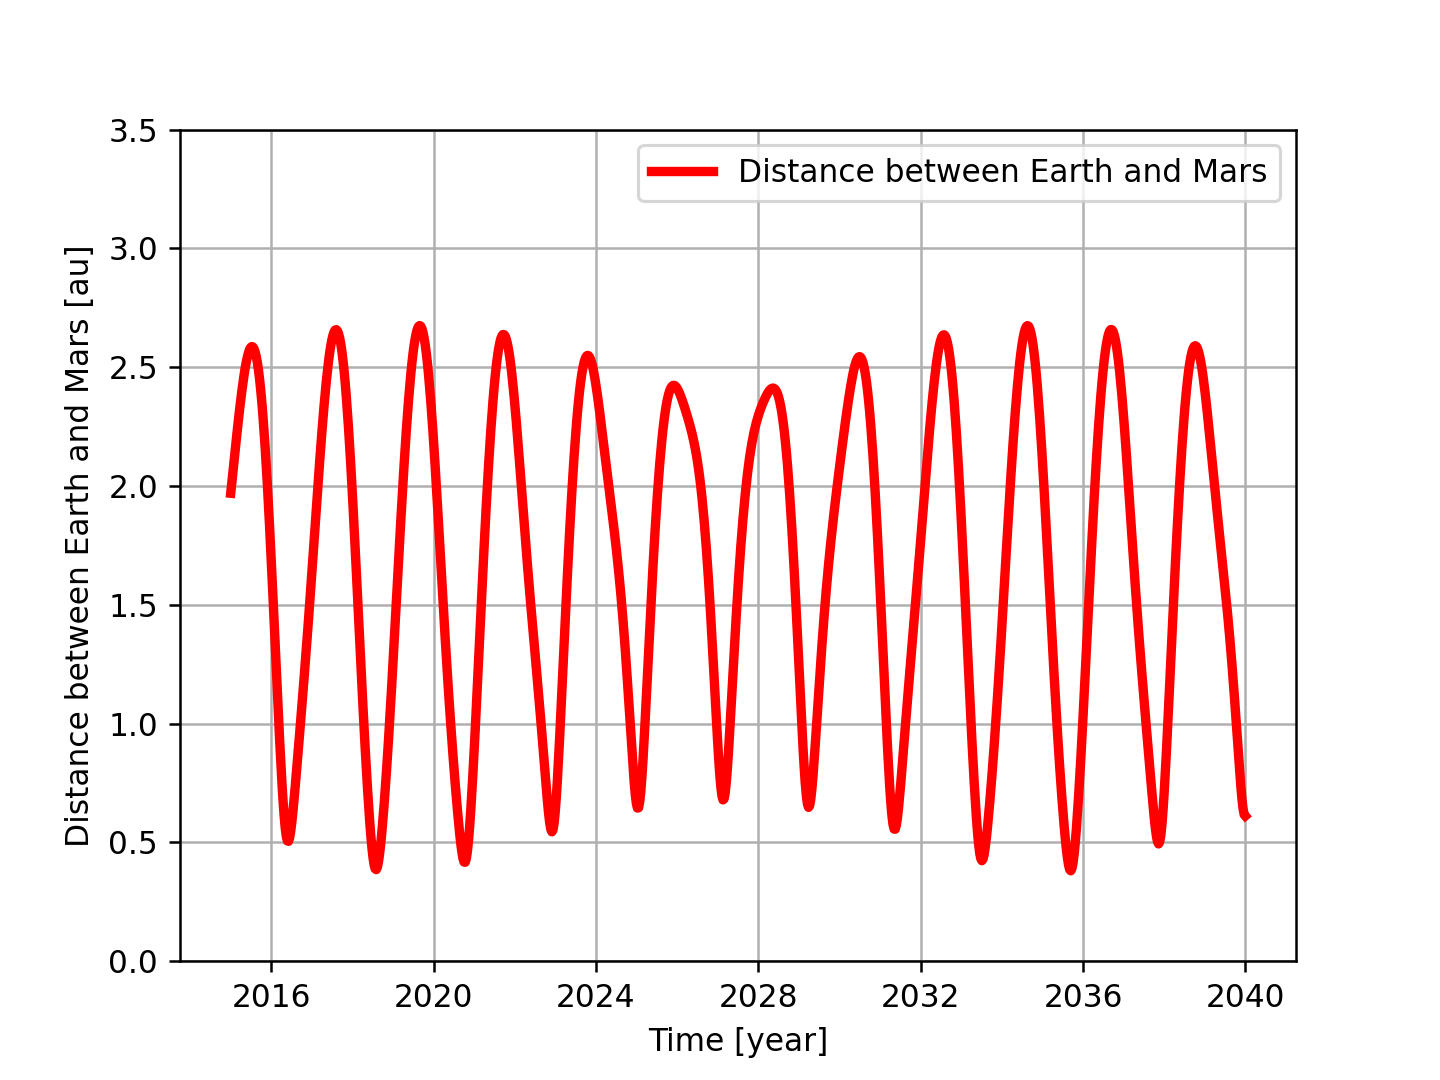

The Python source for this figure:
#!/usr/pkg/bin/python3.9

#
# Time-stamp: <2022/12/11 18:07:16 (CST) daisuke>
#

# importing numpy module
import numpy

# importing astropy module
import astropy.time

# importing astroquery module
import astroquery.jplhorizons

# importing matplotlib module
import matplotlib.figure
import matplotlib.backends.backend_agg

# file name
file_fig = 'ai202209_s13_02_01.png'

# target list
# Earth, Mars
list_obj = ['399', '499']

# start date
date_start = '2015-01-01'

# end date
date_end   = '2040-01-01'

# step
step = '10d'

# making objects "fig", "canvas", and "ax"
fig    = matplotlib.figure.Figure ()
canvas = matplotlib.backends.backend_agg.FigureCanvasAgg (fig)
ax     = fig.add_subplot (111)

# labels
ax.set_xlabel ('Time [year]')
ax.set_ylabel ('Distance between Earth and Mars [au]')

# axes
ax.set_ylim (0, 3.5)
ax.grid ()

# getting positions of Earth and Mars
earth = astroquery.jplhorizons.Horizons (id=list_obj[0], id_type=None, \
                                         location='@ssb', \
                                         epochs={'start': date_start, \
                                                 'stop': date_end, \
                                                 'step': step})
# state vector of the target object
vec_earth = earth.vectors ()

mars = astroquery.jplhorizons.Horizons (id=list_obj[1], id_type=None, \
                                        location='@ssb', \
                                        epochs={'start': date_start, \
                                                'stop': date_end, \
                                                'step': step})
# state vector of the target object
vec_mars = mars.vectors ()

# date/time
datetime   = astropy.time.Time (vec_earth['datetime_jd'], format='jd')
datetime64 = numpy.array (datetime.isot, dtype='datetime64')

# distance between Earth and Mars
delta_x = vec_earth['x'] - vec_mars['x']
delta_y = vec_earth['y'] - vec_mars['y']
delta_z = vec_earth['z'] - vec_mars['z']
dist    = numpy.sqrt (delta_x**2 + delta_y**2 + delta_z**2)

# plotting data
ax.plot (datetime64, dist, \
         linestyle='-', linewidth=3, color='red', \
         label='Distance between Earth and Mars')

# showing legend
ax.legend ()

# saving the plot into a file
fig.savefig (file_fig, dpi=225)
